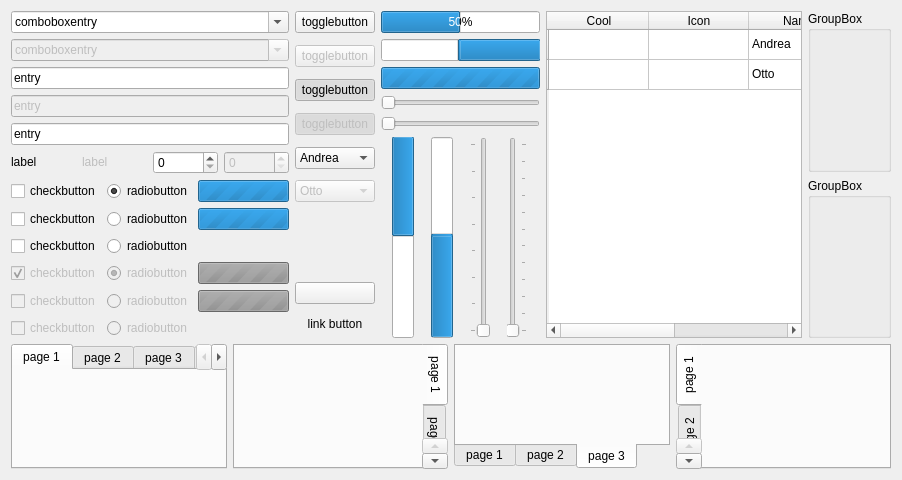
<?xml version="1.0" encoding="UTF-8"?>
<ui version="4.0">
 <class>WidgetShowcase</class>
 <widget class="QWidget" name="central">
  <property name="geometry">
   <rect>
    <x>0</x>
    <y>0</y>
    <width>902</width>
    <height>471</height>
   </rect>
  </property>
  <layout class="QVBoxLayout" name="central_layout">
   <item>
    <layout class="QHBoxLayout" name="top">
     <item>
      <layout class="QVBoxLayout" name="top_0">
       <property name="sizeConstraint">
        <enum>QLayout::SetDefaultConstraint</enum>
       </property>
       <item>
        <widget class="QComboBox" name="combo_0">
         <property name="sizePolicy">
          <sizepolicy hsizetype="Preferred" vsizetype="Fixed">
           <horstretch>0</horstretch>
           <verstretch>0</verstretch>
          </sizepolicy>
         </property>
         <property name="editable">
          <bool>true</bool>
         </property>
         <item>
          <property name="text">
           <string>comboboxentry</string>
          </property>
         </item>
         <item>
          <property name="text">
           <string>Donald Duck</string>
          </property>
         </item>
         <item>
          <property name="text">
           <string>Mickey Mouse</string>
          </property>
         </item>
         <item>
          <property name="text">
           <string>Jet McQuack</string>
          </property>
         </item>
        </widget>
       </item>
       <item>
        <widget class="QComboBox" name="combo_1">
         <property name="enabled">
          <bool>false</bool>
         </property>
         <property name="sizePolicy">
          <sizepolicy hsizetype="Minimum" vsizetype="Fixed">
           <horstretch>0</horstretch>
           <verstretch>0</verstretch>
          </sizepolicy>
         </property>
         <property name="editable">
          <bool>true</bool>
         </property>
         <item>
          <property name="text">
           <string>comboboxentry</string>
          </property>
         </item>
        </widget>
       </item>
       <item>
        <widget class="QLineEdit" name="line_0">
         <property name="sizePolicy">
          <sizepolicy hsizetype="Minimum" vsizetype="Fixed">
           <horstretch>0</horstretch>
           <verstretch>0</verstretch>
          </sizepolicy>
         </property>
         <property name="text">
          <string>entry</string>
         </property>
        </widget>
       </item>
       <item>
        <widget class="QLineEdit" name="line_1">
         <property name="enabled">
          <bool>false</bool>
         </property>
         <property name="sizePolicy">
          <sizepolicy hsizetype="Minimum" vsizetype="Fixed">
           <horstretch>0</horstretch>
           <verstretch>0</verstretch>
          </sizepolicy>
         </property>
         <property name="text">
          <string>entry</string>
         </property>
        </widget>
       </item>
       <item>
        <widget class="KLineEdit" name="klineedit">
         <property name="text">
          <string>entry</string>
         </property>
         <property name="showClearButton" stdset="0">
          <bool>true</bool>
         </property>
        </widget>
       </item>
       <item>
        <layout class="QHBoxLayout" name="labels">
         <property name="sizeConstraint">
          <enum>QLayout::SetDefaultConstraint</enum>
         </property>
         <item>
          <widget class="QLabel" name="label_0">
           <property name="sizePolicy">
            <sizepolicy hsizetype="Minimum" vsizetype="Fixed">
             <horstretch>0</horstretch>
             <verstretch>0</verstretch>
            </sizepolicy>
           </property>
           <property name="text">
            <string>label</string>
           </property>
          </widget>
         </item>
         <item>
          <widget class="QLabel" name="label_1">
           <property name="enabled">
            <bool>false</bool>
           </property>
           <property name="sizePolicy">
            <sizepolicy hsizetype="Minimum" vsizetype="Fixed">
             <horstretch>0</horstretch>
             <verstretch>0</verstretch>
            </sizepolicy>
           </property>
           <property name="text">
            <string>label</string>
           </property>
          </widget>
         </item>
         <item>
          <widget class="KIntSpinBox" name="kintspinbox_2">
           <property name="sizePolicy">
            <sizepolicy hsizetype="Minimum" vsizetype="Fixed">
             <horstretch>0</horstretch>
             <verstretch>0</verstretch>
            </sizepolicy>
           </property>
          </widget>
         </item>
         <item>
          <widget class="KIntSpinBox" name="kintspinbox">
           <property name="enabled">
             <bool>false</bool>
           </property>
           <property name="sizePolicy">
            <sizepolicy hsizetype="Minimum" vsizetype="Fixed">
             <horstretch>0</horstretch>
             <verstretch>0</verstretch>
            </sizepolicy>
           </property>
          </widget>
         </item>
        </layout>
       </item>
       <item>
        <layout class="QGridLayout" name="checks">
         <item row="0" column="0">
          <widget class="QCheckBox" name="check_0">
           <property name="text">
            <string>checkbutton</string>
           </property>
           <property name="checked">
            <bool>false</bool>
           </property>
           <attribute name="buttonGroup">
            <string notr="true">buttonGroup_3</string>
           </attribute>
          </widget>
         </item>
         <item row="0" column="1">
          <widget class="QRadioButton" name="radio_0">
           <property name="text">
            <string>radiobutton</string>
           </property>
           <property name="checked">
            <bool>true</bool>
           </property>
           <attribute name="buttonGroup">
            <string notr="true">buttonGroup</string>
           </attribute>
          </widget>
         </item>
         <item row="0" column="2">
          <widget class="QProgressBar" name="busy_0">
           <property name="sizePolicy">
            <sizepolicy hsizetype="Minimum" vsizetype="Fixed">
             <horstretch>0</horstretch>
             <verstretch>0</verstretch>
            </sizepolicy>
           </property>
           <property name="minimumSize">
            <size>
             <width>23</width>
             <height>0</height>
            </size>
           </property>
           <property name="maximum">
            <number>0</number>
           </property>
          </widget>
         </item>
         <item row="1" column="0">
          <widget class="QCheckBox" name="check_1">
           <property name="text">
            <string>checkbutton</string>
           </property>
           <attribute name="buttonGroup">
            <string notr="true">buttonGroup_3</string>
           </attribute>
          </widget>
         </item>
         <item row="1" column="1">
          <widget class="QRadioButton" name="radio_1">
           <property name="text">
            <string>radiobutton</string>
           </property>
           <attribute name="buttonGroup">
            <string notr="true">buttonGroup</string>
           </attribute>
          </widget>
         </item>
         <item row="1" column="2">
          <widget class="QProgressBar" name="busy_1">
           <property name="sizePolicy">
            <sizepolicy hsizetype="Minimum" vsizetype="Fixed">
             <horstretch>0</horstretch>
             <verstretch>0</verstretch>
            </sizepolicy>
           </property>
           <property name="minimumSize">
            <size>
             <width>23</width>
             <height>0</height>
            </size>
           </property>
           <property name="maximum">
            <number>0</number>
           </property>
          </widget>
         </item>
         <item row="2" column="0">
          <widget class="QCheckBox" name="check_2">
           <property name="text">
            <string>checkbutton</string>
           </property>
           <property name="tristate">
            <bool>true</bool>
           </property>
           <attribute name="buttonGroup">
            <string notr="true">buttonGroup_3</string>
           </attribute>
          </widget>
         </item>
         <item row="2" column="1">
          <widget class="QRadioButton" name="radio_2">
           <property name="text">
            <string>radiobutton</string>
           </property>
           <attribute name="buttonGroup">
            <string notr="true">buttonGroup</string>
           </attribute>
          </widget>
         </item>
         <item row="3" column="0">
          <widget class="QCheckBox" name="check_3">
           <property name="enabled">
            <bool>false</bool>
           </property>
           <property name="text">
            <string>checkbutton</string>
           </property>
           <property name="checked">
            <bool>true</bool>
           </property>
           <attribute name="buttonGroup">
            <string notr="true">buttonGroup_3</string>
           </attribute>
          </widget>
         </item>
         <item row="3" column="1">
          <widget class="QRadioButton" name="radio_3">
           <property name="enabled">
            <bool>false</bool>
           </property>
           <property name="text">
            <string>radiobutton</string>
           </property>
           <property name="checked">
            <bool>true</bool>
           </property>
           <attribute name="buttonGroup">
            <string notr="true">buttonGroup_2</string>
           </attribute>
          </widget>
         </item>
         <item row="3" column="2">
          <widget class="QProgressBar" name="busy_2">
           <property name="enabled">
            <bool>false</bool>
           </property>
           <property name="sizePolicy">
            <sizepolicy hsizetype="Minimum" vsizetype="Fixed">
             <horstretch>0</horstretch>
             <verstretch>0</verstretch>
            </sizepolicy>
           </property>
           <property name="minimumSize">
            <size>
             <width>23</width>
             <height>0</height>
            </size>
           </property>
           <property name="maximum">
            <number>0</number>
           </property>
          </widget>
         </item>
         <item row="4" column="0">
          <widget class="QCheckBox" name="check_4">
           <property name="enabled">
            <bool>false</bool>
           </property>
           <property name="text">
            <string>checkbutton</string>
           </property>
           <attribute name="buttonGroup">
            <string notr="true">buttonGroup_3</string>
           </attribute>
          </widget>
         </item>
         <item row="4" column="1">
          <widget class="QRadioButton" name="radio_4">
           <property name="enabled">
            <bool>false</bool>
           </property>
           <property name="text">
            <string>radiobutton</string>
           </property>
           <attribute name="buttonGroup">
            <string notr="true">buttonGroup_2</string>
           </attribute>
          </widget>
         </item>
         <item row="4" column="2">
          <widget class="QProgressBar" name="busy_3">
           <property name="enabled">
            <bool>false</bool>
           </property>
           <property name="sizePolicy">
            <sizepolicy hsizetype="Minimum" vsizetype="Fixed">
             <horstretch>0</horstretch>
             <verstretch>0</verstretch>
            </sizepolicy>
           </property>
           <property name="minimumSize">
            <size>
             <width>23</width>
             <height>0</height>
            </size>
           </property>
           <property name="maximum">
            <number>0</number>
           </property>
          </widget>
         </item>
         <item row="5" column="0">
          <widget class="QCheckBox" name="check_5">
           <property name="enabled">
            <bool>false</bool>
           </property>
           <property name="text">
            <string>checkbutton</string>
           </property>
           <property name="tristate">
            <bool>true</bool>
           </property>
           <attribute name="buttonGroup">
            <string notr="true">buttonGroup_3</string>
           </attribute>
          </widget>
         </item>
         <item row="5" column="1">
          <widget class="QRadioButton" name="radio_5">
           <property name="enabled">
            <bool>false</bool>
           </property>
           <property name="text">
            <string>radiobutton</string>
           </property>
           <attribute name="buttonGroup">
            <string notr="true">buttonGroup_2</string>
           </attribute>
          </widget>
         </item>
        </layout>
       </item>
      </layout>
     </item>
     <item>
      <layout class="QVBoxLayout" name="top_1">
       <item alignment="Qt::AlignTop">
        <widget class="QPushButton" name="button_0">
         <property name="text">
          <string>togglebutton</string>
         </property>
         <property name="checkable">
          <bool>true</bool>
         </property>
        </widget>
       </item>
       <item alignment="Qt::AlignTop">
        <widget class="QPushButton" name="button_1">
         <property name="enabled">
          <bool>false</bool>
         </property>
         <property name="text">
          <string>togglebutton</string>
         </property>
         <property name="checkable">
          <bool>true</bool>
         </property>
        </widget>
       </item>
       <item alignment="Qt::AlignTop">
        <widget class="QPushButton" name="button_2">
         <property name="text">
          <string>togglebutton</string>
         </property>
         <property name="checkable">
          <bool>true</bool>
         </property>
         <property name="checked">
          <bool>true</bool>
         </property>
         <property name="autoDefault">
          <bool>false</bool>
         </property>
         <property name="default">
          <bool>false</bool>
         </property>
         <property name="flat">
          <bool>false</bool>
         </property>
        </widget>
       </item>
       <item alignment="Qt::AlignTop">
        <widget class="QPushButton" name="button_3">
         <property name="enabled">
          <bool>false</bool>
         </property>
         <property name="text">
          <string>togglebutton</string>
         </property>
         <property name="checkable">
          <bool>true</bool>
         </property>
         <property name="checked">
          <bool>true</bool>
         </property>
        </widget>
       </item>
       <item alignment="Qt::AlignTop">
        <widget class="QComboBox" name="combo_2">
         <item>
          <property name="text">
           <string>Andrea</string>
          </property>
         </item>
         <item>
          <property name="text">
           <string>Otto</string>
          </property>
         </item>
        </widget>
       </item>
       <item alignment="Qt::AlignTop">
        <widget class="QComboBox" name="combo_3">
         <property name="enabled">
          <bool>false</bool>
         </property>
         <item>
          <property name="text">
           <string>Otto</string>
          </property>
         </item>
        </widget>
       </item>
       <item alignment="Qt::AlignTop">
        <widget class="KFontRequester" name="button_4"/>
       </item>
       <item>
        <widget class="KRatingWidget" name="kratingwidget"/>
       </item>
       <item>
        <widget class="KColorButton" name="button_5"/>
       </item>
       <item>
        <widget class="KUrlLabel" name="kurllabel">
         <property name="text">
           <string>link button</string>
         </property>
         <property name="alignment">
          <set>Qt::AlignCenter</set>
         </property>
        </widget>
       </item>
      </layout>
     </item>
     <item>
      <layout class="QVBoxLayout" name="top_2">
       <item>
        <widget class="QProgressBar" name="progress_0">
         <property name="maximum">
          <number>2</number>
         </property>
         <property name="value">
          <number>1</number>
         </property>
         <property name="textVisible">
          <bool>true</bool>
         </property>
        </widget>
       </item>
       <item>
        <widget class="QProgressBar" name="progress_1">
         <property name="maximum">
          <number>2</number>
         </property>
         <property name="value">
          <number>1</number>
         </property>
         <property name="textVisible">
          <bool>false</bool>
         </property>
         <property name="invertedAppearance">
          <bool>true</bool>
         </property>
        </widget>
       </item>
       <item>
        <widget class="QProgressBar" name="progressBar">
         <property name="maximum">
          <number>0</number>
         </property>
         <property name="value">
          <number>-1</number>
         </property>
        </widget>
       </item>
       <item>
        <widget class="QSlider" name="slider_0">
         <property name="orientation">
          <enum>Qt::Horizontal</enum>
         </property>
        </widget>
       </item>
       <item>
        <widget class="QSlider" name="slider_1">
         <property name="enabled">
          <bool>false</bool>
         </property>
         <property name="orientation">
          <enum>Qt::Horizontal</enum>
         </property>
        </widget>
       </item>
       <item>
        <layout class="QHBoxLayout" name="vertical_sliders">
         <item>
          <widget class="QProgressBar" name="progress_3">
           <property name="maximum">
            <number>2</number>
           </property>
           <property name="value">
            <number>1</number>
           </property>
           <property name="textVisible">
            <bool>false</bool>
           </property>
           <property name="orientation">
            <enum>Qt::Vertical</enum>
           </property>
           <property name="invertedAppearance">
            <bool>true</bool>
           </property>
          </widget>
         </item>
         <item>
          <widget class="QProgressBar" name="progress_4">
           <property name="maximum">
            <number>2</number>
           </property>
           <property name="value">
            <number>1</number>
           </property>
           <property name="textVisible">
            <bool>false</bool>
           </property>
           <property name="orientation">
            <enum>Qt::Vertical</enum>
           </property>
          </widget>
         </item>
         <item>
          <widget class="QSlider" name="slider_2">
           <property name="minimum">
             <number>0</number>
           </property>
           <property name="maximum">
             <number>7</number>
           </property>
           <property name="orientation">
            <enum>Qt::Vertical</enum>
           </property>
           <property name="tickPosition">
             <enum>QSlider::TicksLeft</enum>
           </property>
           <property name="tickInterval">
             <number>1</number>
           </property>
          </widget>
         </item>
         <item>
          <widget class="QSlider" name="slider_3">
           <property name="minimum">
             <number>0</number>
           </property>
           <property name="maximum">
             <number>11</number>
           </property>
           <property name="enabled">
            <bool>false</bool>
           </property>
           <property name="orientation">
            <enum>Qt::Vertical</enum>
           </property>
           <property name="tickPosition">
             <enum>QSlider::TicksRight</enum>
           </property>
           <property name="tickInterval">
             <number>1</number>
           </property>
          </widget>
         </item>
        </layout>
       </item>
      </layout>
     </item>
     <item>
      <layout class="QVBoxLayout" name="top_3">
       <item>
        <widget class="QTableWidget" name="table_0">
         <property name="selectionBehavior">
          <enum>QAbstractItemView::SelectRows</enum>
         </property>
         <row>
          <property name="text">
           <string/>
          </property>
         </row>
         <row>
          <property name="text">
           <string/>
          </property>
         </row>
         <column>
          <property name="text">
           <string>Cool</string>
          </property>
         </column>
         <column>
          <property name="text">
           <string>Icon</string>
          </property>
         </column>
         <column>
          <property name="text">
           <string>Name</string>
          </property>
         </column>
         <column>
          <property name="text">
           <string>Nick</string>
          </property>
         </column>
         <item row="0" column="2">
          <property name="text">
           <string>Andrea</string>
          </property>
         </item>
         <item row="0" column="3">
          <property name="text">
           <string>Cimi</string>
          </property>
         </item>
         <item row="1" column="2">
          <property name="text">
           <string>Otto</string>
          </property>
         </item>
         <item row="1" column="3">
          <property name="text">
           <string>chaotic</string>
          </property>
         </item>
        </widget>
       </item>
      </layout>
     </item>
     <item>
      <layout class="QVBoxLayout" name="top_4">
       <item>
        <widget class="QGroupBox" name="groupBox">
         <property name="title">
          <string>GroupBox</string>
         </property>
         <property name="flat">
          <bool>false</bool>
         </property>
        </widget>
       </item>
       <item>
        <widget class="QGroupBox" name="groupBox_2">
         <property name="title">
          <string>GroupBox</string>
         </property>
        </widget>
       </item>
      </layout>
     </item>
    </layout>
   </item>
   <item>
    <layout class="QHBoxLayout" name="bottom">
     <item>
      <widget class="QTabWidget" name="tabs_N">
       <property name="tabPosition">
        <enum>QTabWidget::North</enum>
       </property>
       <property name="currentIndex">
        <number>0</number>
       </property>
       <widget class="QLabel" name="tabs_N_1">
        <attribute name="title">
          <string>page 1</string>
        </attribute>
       </widget>
       <widget class="QLabel" name="tabs_N_2">
        <attribute name="title">
          <string>page 2</string>
        </attribute>
       </widget>
       <widget class="QLabel" name="tabs_N_3">
        <attribute name="title">
          <string>page 3</string>
        </attribute>
       </widget>
       <widget class="QLabel" name="tabs_N_4">
        <attribute name="title">
          <string>page 4</string>
        </attribute>
       </widget>
       <widget class="QLabel" name="tabs_N_5">
        <attribute name="title">
          <string>page 5</string>
        </attribute>
       </widget>
       <widget class="QLabel" name="tabs_N_6">
        <attribute name="title">
          <string>page 6</string>
        </attribute>
       </widget>
       <widget class="QLabel" name="tabs_N_7">
        <attribute name="title">
          <string>page 7</string>
        </attribute>
       </widget>
       <widget class="QLabel" name="tabs_N_8">
        <attribute name="title">
          <string>page 8</string>
        </attribute>
       </widget>
      </widget>
     </item>
     <item>
      <widget class="QTabWidget" name="tabs_E">
       <property name="tabPosition">
        <enum>QTabWidget::East</enum>
       </property>
       <widget class="QLabel" name="tabs_E_1">
        <attribute name="title">
          <string>page 1</string>
        </attribute>
       </widget>
       <widget class="QLabel" name="tabs_E_2">
        <attribute name="title">
          <string>page 2</string>
        </attribute>
       </widget>
       <widget class="QLabel" name="tabs_E_3">
        <attribute name="title">
          <string>page 3</string>
        </attribute>
       </widget>
      </widget>
     </item>
     <item>
      <widget class="QTabWidget" name="tabs_S">
       <property name="tabPosition">
        <enum>QTabWidget::South</enum>
       </property>
       <property name="currentIndex">
        <number>2</number>
       </property>
       <widget class="QLabel" name="tabs_S_1">
        <attribute name="title">
          <string>page 1</string>
        </attribute>
       </widget>
       <widget class="QLabel" name="tabs_S_2">
        <attribute name="title">
          <string>page 2</string>
        </attribute>
       </widget>
       <widget class="QLabel" name="tabs_S_3">
        <attribute name="title">
          <string>page 3</string>
        </attribute>
       </widget>
      </widget>
     </item>
     <item>
      <widget class="QTabWidget" name="tabs_W">
       <property name="tabPosition">
        <enum>QTabWidget::West</enum>
       </property>
       <widget class="QLabel" name="tabs_W_1">
        <attribute name="title">
          <string>page 1</string>
        </attribute>
       </widget>
       <widget class="QLabel" name="tabs_W_2">
        <attribute name="title">
          <string>page 2</string>
        </attribute>
       </widget>
       <widget class="QLabel" name="tabs_W_3">
        <attribute name="title">
          <string>page 3</string>
        </attribute>
       </widget>
      </widget>
     </item>
    </layout>
   </item>
  </layout>
 </widget>
 <customwidgets>
  <customwidget>
   <class>KColorButton</class>
   <extends>QPushButton</extends>
   <header>kcolorbutton.h</header>
  </customwidget>
  <customwidget>
   <class>KFontRequester</class>
   <extends>QWidget</extends>
   <header>kfontrequester.h</header>
  </customwidget>
  <customwidget>
   <class>KLineEdit</class>
   <extends>QLineEdit</extends>
   <header>klineedit.h</header>
  </customwidget>
  <customwidget>
   <class>KUrlLabel</class>
   <extends>QLabel</extends>
   <header>kurllabel.h</header>
  </customwidget>
  <customwidget>
   <class>KIntSpinBox</class>
   <extends>QSpinBox</extends>
   <header>knuminput.h</header>
  </customwidget>
  <customwidget>
   <class>KRatingWidget</class>
   <extends>QFrame</extends>
   <header>kratingwidget.h</header>
  </customwidget>
 </customwidgets>
 <resources/>
 <connections/>
 <buttongroups>
  <buttongroup name="buttonGroup"/>
  <buttongroup name="buttonGroup_2"/>
  <buttongroup name="buttonGroup_3"/>
 </buttongroups>
</ui>
